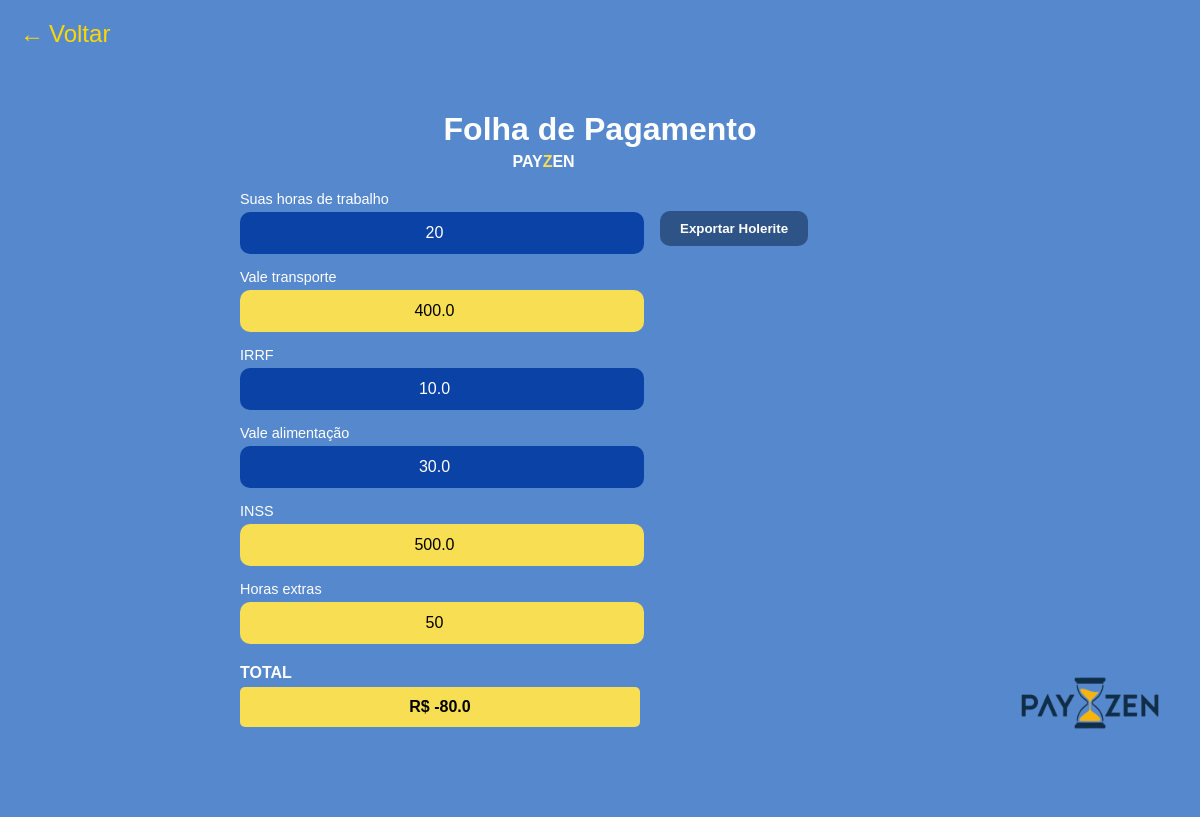
The app's page /folha_pagamento_funcionario/21 with its own data.
### tables this page shows
CREATE TABLE funcionarios (
            id INTEGER PRIMARY KEY AUTOINCREMENT,
            nome_completo TEXT NOT NULL,
            data_nascimento TEXT NOT NULL,
            salario REAL NOT NULL,
            cpf TEXT UNIQUE NOT NULL,
            cargo TEXT NOT NULL,
            numero_conta TEXT NOT NULL
        , horas_trabalhadas REAL DEFAULT 0, vale_transporte REAL DEFAULT 0, irrf REAL DEFAULT 0, inss REAL DEFAULT 0, vale_alimentacao REAL DEFAULT 0, horas_extras REAL DEFAULT 0);

### app.py (the view)
@app.route('/folha_pagamento_funcionario/<int:id>', methods=['GET'])
def visualizar_folha_pagamento_funcionario(id):
    conn = sqlite3.connect('payzen.db')  # Corrigido para o banco correto
    cursor = conn.cursor()
    cursor.execute("SELECT * FROM funcionarios WHERE id = ?", (id,))
    funcionario = cursor.fetchone()
    if not funcionario:
        return redirect(url_for('busca_funcionario'))
    print(funcionario)  # Depuração: veja os dados que estão sendo retornados
    try:
        salario = float(funcionario[2]) if funcionario[2] else 0.0
    except ValueError:
        salario = 0.0  # Se ocorrer um erro, definimos o salário como 0.0
    horas_trabalhadas = int(funcionario[7]) if funcionario[7] else 0
    vale_transporte = float(funcionario[8]) if funcionario[8] else 0.0
    vale_alimentacao = float(funcionario[10]) if funcionario[10] else 0.0
    irrf = float(funcionario[9]) if funcionario[9] else 0.0
    inss = float(funcionario[11]) if funcionario[11] else 0.0
    horas_extras = int(funcionario[12]) if funcionario[12] else 0
    salario_por_hora = salario / horas_trabalhadas if horas_trabalhadas else 0
    total_a_receber = salario + vale_transporte + vale_alimentacao - irrf - inss + (horas_extras * salario_por_hora)
    funcionario_dict = {
        'id': funcionario[0],
        'nome': funcionario[1],
        'salario': salario,
        'salario_por_hora': salario_por_hora,
        'total_a_receber': total_a_receber,
        'horas_trabalhadas': horas_trabalhadas,
        'vale_transporte': vale_transporte,
        'vale_alimentacao': vale_alimentacao,
        'irrf': irrf,
        'inss': inss,
        'horas_extras': horas_extras
    }
    return render_template('folha_pagamento_funcionario.html', funcionario=funcionario_dict)

### templates/folha_pagamento_funcionario.html (shortened to what this page needs)
<!DOCTYPE html>
<html lang="pt-br">
<head>
  <link rel="stylesheet" href="{{ url_for('static', filename='style2.css') }}">
</head>
<body>
  <a href="{{ url_for('busca_funcionario') }}" class="voltar-btn">
    <span>&#8592;</span> Voltar
  </a>
  <div class="container">
    <header>
      <h1>Folha de Pagamento</h1>
      <div class="logo">PAY<span>Z</span>EN</div>
    </header>
    <div class="content">
        <div class="payment-details">
          <div class="section">
            <label for="work-hours">Suas horas de trabalho</label>
            <input type="number" id="work-hours" class="input-box blue" value="{{ funcionario['horas_trabalhadas'] }}" readonly>
          </div>
          <div class="section">
            <label for="vale-transporte">Vale transporte</label>
            <input type="number" id="vale-transporte" class="input-box yellow" value="{{ funcionario['vale_transporte'] }}" readonly>
          </div>
          <div class="section">
            <label for="irrf">IRRF</label>
            <input type="number" id="irrf" class="input-box blue" value="{{ funcionario['irrf'] }}" readonly>
          </div>
          <div class="section">
            <label for="vale-alimentacao">Vale alimentação</label>
            <input type="number" id="vale-alimentacao" class="input-box blue" value="{{ funcionario['vale_alimentacao'] }}" readonly>
          </div>
          <div class="section">
            <label for="inss">INSS</label>
            <input type="number" id="inss" class="input-box yellow" value="{{ funcionario['inss'] }}" readonly>
          </div>
          <div class="section">
            <label for="extra-hours">Horas extras</label>
            <input type="number" id="extra-hours" class="input-box yellow" value="{{ funcionario['horas_extras'] }}" readonly>
          </div>
          <div class="total">
            <span>TOTAL</span>
            <div class="yellow-box">
              R$ {{ funcionario['total_a_receber'] }}
            </div>
          </div>
        </div>
        <div class="history">
            <div class="export">
                <a href="{{ url_for('gerar_holerite', id=funcionario['id']) }}">
                    <button>Exportar Holerite</button>
                </a>
            </div>
        </div>
        <div class="logo-container">
          <img src="{{ url_for('static', filename='img/logo.png') }}" alt="Logo" class="logo">
      </div>
    </div>
  </div>
</body>
</html>

### static/style2.css (style rules this page uses)
body { font-family: Arial, sans-serif; margin: 0; padding: 0; background-color: #5688ce; color: white; }
.voltar-btn { position: absolute; top: 20px; left: 20px; color: #FFD700; cursor: pointer; text-decoration: none; font-size: 24px; align-items: center; display: flex; gap: 5px; }
.container { display: flex; flex-direction: column; align-items: center; padding: 90px; }
header { text-align: center; }
header h1 { font-size: 2rem; margin-bottom: 5px; }
header .logo { font-weight: bold; font-size: 1rem; }
header .logo span { color: #f7de53; }
.content { display: flex; margin-top: 20px; gap: 20px; justify-content: center; align-items: flex-start; }
.payment-details { width: 400px; }
.section { margin-bottom: 15px; }
.section label { display: block; font-size: 0.9rem; margin-bottom: 5px; }
.total { margin-top: 20px; color: #000000; }
.total span { font-weight: bold; color: #ffffff; }
.yellow-box { width: 100%; height: 40px; background-color: #f7de53; border-radius: 5px; margin-top: 5px; display: flex; align-items: center; justify-content: center; font-weight: bold; }
.history { width: 300px; }
.export { margin-top: 20px; }
.export button { background-color: #2e5386; color: white; border: none; padding: 10px 20px; border-radius: 10px; font-weight: bold; cursor: pointer; }
.input-box { width: 100%; height: 40px; border: none; border-radius: 10px; text-align: center; font-size: 1rem; color: white; }
.input-box.blue { background-color: #0b42a6; }
.input-box.yellow { background-color: #f7de53; color: black; }
.input-box::placeholder { color: rgba(255, 255, 255, 0.7); font-style: italic; }
.logo-container { text-align: right; margin-top: 20px; padding-right: 20px; }
.logo { width: 200px; height: auto; }
.history { position: relative; }
.logo-container { position: absolute; right: 0; bottom: 0; padding: 10px; }

### records on screen
funcionarios: horas_trabalhadas "20", vale_transporte "400.0", irrf "10.0", vale_alimentacao "30.0", inss "500.0", horas_extras "50"

### other values on screen
{{ funcionario['total_a_receber'] }} "-80.0"
